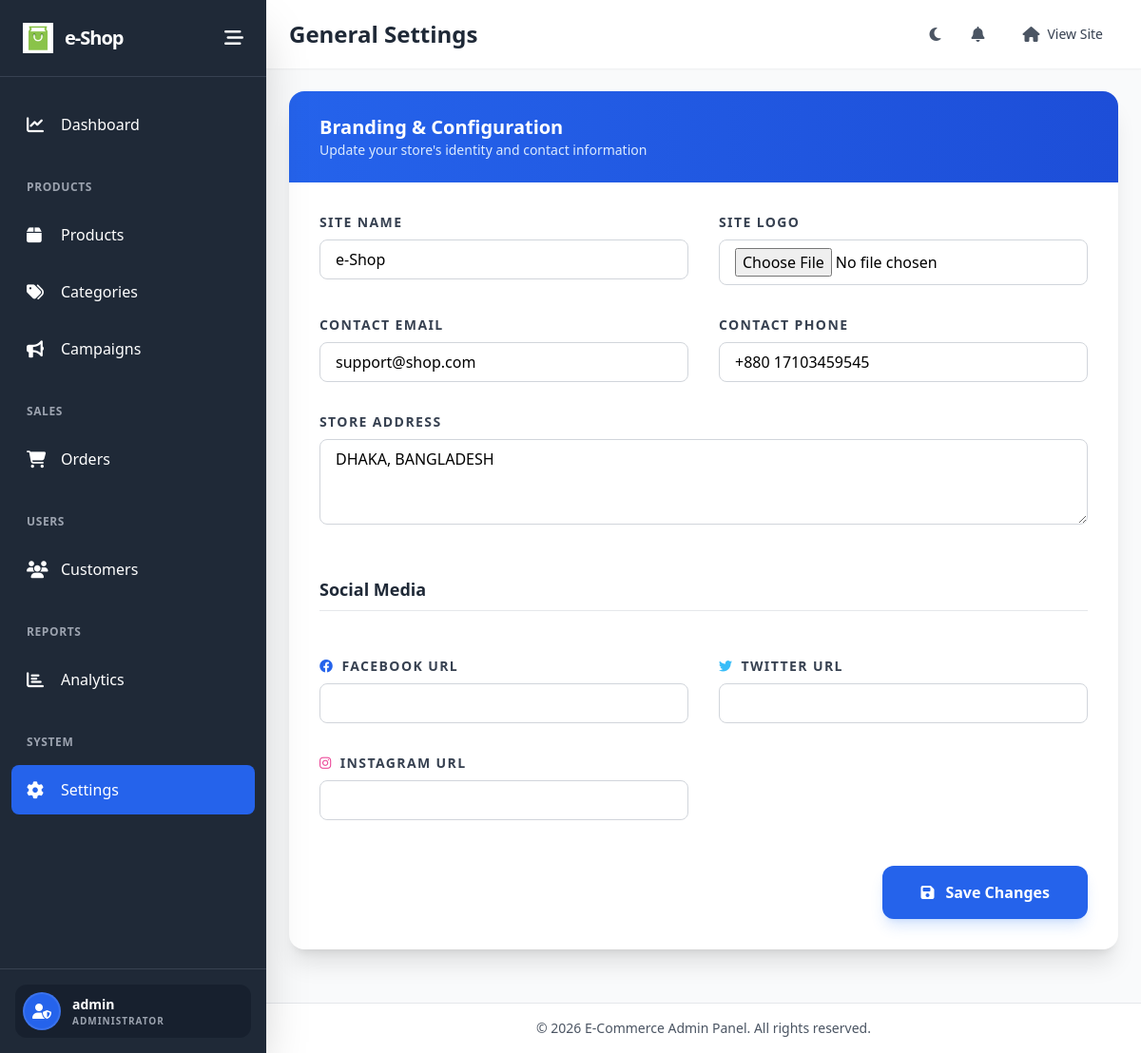
Screenshot of /custom-admin/settings/ (signed in) with the database file from the repository.
### apps/custom_admin/models.py (models this page shows, shortened)
class SiteSettings(models.Model):
    site_name = models.CharField(max_length=100, default='e-Shop')
    site_logo = models.ImageField(upload_to='site_settings/', blank=True, null=True)
    contact_email = models.EmailField(default='support@shop.com')
    contact_phone = models.CharField(max_length=20, default='+880 1711 223 344')
    address = models.TextField(default='DHAKA, BANGLADESH')
    facebook_url = models.URLField(blank=True, null=True)
    twitter_url = models.URLField(blank=True, null=True)
    instagram_url = models.URLField(blank=True, null=True)
    class Meta:
        verbose_name = "Site Settings"
        verbose_name_plural = "Site Settings"
    @classmethod
    def get_settings(cls):
        settings, created = cls.objects.get_or_create(pk=1)
        return settings

### apps/custom_admin/views.py (the view)
# urls.py: path('settings/', views.site_settings, name='site_settings'),
@admin_required
def site_settings(request):
    settings = SiteSettings.get_settings()
    if request.method == 'POST':
        form = SiteSettingsForm(request.POST, request.FILES, instance=settings)
        if form.is_valid():
            form.save()
            messages.success(request, 'Site settings updated successfully!')
            return redirect('custom_admin:site_settings')
    else:
        form = SiteSettingsForm(instance=settings)
    return render(request, 'custom_admin/settings/site_settings.html', {
        'form': form,
        'settings': settings
    })

### templates/custom_admin/settings/site_settings.html (shortened to what this page needs)
{% extends 'custom_admin/base_admin.html' %}
{% load static %}
{% block page_title %}General Settings{% endblock %}
{% block content %}
<div class="max-w-4xl mx-auto">
    <div class="bg-white dark:bg-gray-800 rounded-2xl shadow-xl overflow-hidden animate-slide-in">
        <div class="bg-gradient-to-r from-blue-600 to-blue-700 px-8 py-6">
            <h3 class="text-xl font-bold text-white">Branding & Configuration</h3>
            <p class="text-blue-100 text-sm">Update your store's identity and contact information</p>
        </div>
        <form method="post" enctype="multipart/form-data" class="p-8">
            <div class="grid grid-cols-1 md:grid-cols-2 gap-8">
                <div class="space-y-2">
                    <label
                        class="block text-sm font-black text-gray-700 dark:text-gray-300 uppercase tracking-widest">Site
                        Name</label>
                    {{ form.site_name }}
                </div>
                <div class="space-y-2">
                    <label
                        class="block text-sm font-black text-gray-700 dark:text-gray-300 uppercase tracking-widest">Site
                        Logo</label>
                    <div class="flex items-center space-x-4">
                        {{ form.site_logo }}
                    </div>
                </div>
                <div class="space-y-2">
                    <label
                        class="block text-sm font-black text-gray-700 dark:text-gray-300 uppercase tracking-widest">Contact
                        Email</label>
                    {{ form.contact_email }}
                </div>
                <div class="space-y-2">
                    <label
                        class="block text-sm font-black text-gray-700 dark:text-gray-300 uppercase tracking-widest">Contact
                        Phone</label>
                    {{ form.contact_phone }}
                </div>
                <div class="md:col-span-2 space-y-2">
                    <label
                        class="block text-sm font-black text-gray-700 dark:text-gray-300 uppercase tracking-widest">Store
                        Address</label>
                    {{ form.address }}
                </div>
                <div class="md:col-span-2 pt-4">
                    <h4 class="text-lg font-bold text-gray-800 dark:text-white mb-4 border-b pb-2">Social Media</h4>
                </div>
                <div class="space-y-2">
                    <label
                        class="flex items-center space-x-2 text-sm font-black text-gray-700 dark:text-gray-300 uppercase tracking-widest">
                        <i class="fab fa-facebook text-blue-600"></i>
                        <span>Facebook URL</span>
                    </label>
                    {{ form.facebook_url }}
                </div>
                <div class="space-y-2">
                    <label
                        class="flex items-center space-x-2 text-sm font-black text-gray-700 dark:text-gray-300 uppercase tracking-widest">
                        <i class="fab fa-twitter text-sky-400"></i>
                        <span>Twitter URL</span>
                    </label>
                    {{ form.twitter_url }}
                </div>
                <div class="space-y-2">
                    <label
                        class="flex items-center space-x-2 text-sm font-black text-gray-700 dark:text-gray-300 uppercase tracking-widest">
                        <i class="fab fa-instagram text-pink-500"></i>
                        <span>Instagram URL</span>
                    </label>
                    {{ form.instagram_url }}
                </div>
            </div>
            <div class="mt-12 flex justify-end">
                <button type="submit"
                    class="bg-blue-600 hover:bg-blue-700 text-white px-10 py-4 rounded-xl font-bold flex items-center gap-3 transition-all active:scale-95 shadow-lg shadow-blue-500/20">
                    <i class="fas fa-save"></i>
                    <span>Save Changes</span>
                </button>
            </div>
        </form>
    </div>
</div>
{% endblock %}

### templates/custom_admin/base_admin.html (shortened to what this page needs)
{% load static %}
<!DOCTYPE html>
<html lang="en" class="h-full">
<head>
    <script src="https://cdn.tailwindcss.com"></script>
    <link rel="stylesheet" href="https://cdnjs.cloudflare.com/ajax/libs/font-awesome/6.4.0/css/all.min.css">
</head>
<body class="h-full bg-gray-50 dark:bg-gray-900">
    <aside id="sidebar" class="sidebar fixed top-0 left-0 h-full bg-gray-800 text-white shadow-2xl z-50">
        <div class="flex flex-col h-full">
            <div class="p-6 border-b border-gray-700">
                <div class="flex items-center justify-between">
                    <a href="{% url 'home' %}" class="flex items-center space-x-3 group">
                        <img src="{% static 'images/icon.gif' %}" alt="Logo" class="h-8 w-8 object-contain">
                        <span id="logo-text" class="text-xl font-black tracking-tighter nav-text">
                            {{ site_settings.site_name|default:"e-Shop" }}</span>
                    </a>
                    <button id="sidebar-toggle" class="text-white hover:text-blue-300 transition-all active:scale-95">
                        <i class="fas fa-bars-staggered text-xl"></i>
                    </button>
                </div>
            </div>
            <nav class="flex-1 overflow-y-auto py-6 px-3">
                <ul class="space-y-2">
                    <li>
                        <a href="{% url 'custom_admin:dashboard' %}"
                            class="flex items-center space-x-3 px-4 py-3 rounded-lg hover:bg-gray-700 transition {% if request.resolver_match.url_name == 'dashboard' %}bg-blue-600 text-white{% endif %}">
                            <i class="fas fa-chart-line text-lg w-6"></i>
                            <span class="nav-text">Dashboard</span>
                        </a>
                    </li>
                    <li class="pt-4">
                        <div class="px-4 py-2 text-xs font-semibold text-gray-400 uppercase tracking-wider">
                            <span class="nav-text">Products</span>
                        </div>
                    </li>
                    <li>
                        <a href="{% url 'custom_admin:product_list' %}"
                            class="flex items-center space-x-3 px-4 py-3 rounded-lg hover:bg-gray-700 transition {% if 'product' in request.resolver_match.url_name %}bg-blue-600 text-white{% endif %}">
                            <i class="fas fa-box text-lg w-6"></i>
                            <span class="nav-text">Products</span>
                        </a>
                    </li>
                    <li>
                        <a href="{% url 'custom_admin:category_list' %}"
                            class="flex items-center space-x-3 px-4 py-3 rounded-lg hover:bg-gray-700 transition {% if 'category' in request.resolver_match.url_name %}bg-blue-600 text-white{% endif %}">
                            <i class="fas fa-tags text-lg w-6"></i>
                            <span class="nav-text">Categories</span>
                        </a>
                    </li>
                    <li>
                        <a href="{% url 'custom_admin:campaign_list' %}"
                            class="flex items-center space-x-3 px-4 py-3 rounded-lg hover:bg-gray-700 transition {% if 'campaign' in request.resolver_match.url_name %}bg-blue-600 text-white{% endif %}">
                            <i class="fas fa-bullhorn text-lg w-6"></i>
                            <span class="nav-text">Campaigns</span>
                        </a>
                    </li>
                    <li class="pt-4">
                        <div class="px-4 py-2 text-xs font-semibold text-gray-400 uppercase tracking-wider">
                            <span class="nav-text">Sales</span>
                        </div>
                    </li>
                    <li>
                        <a href="{% url 'custom_admin:order_list' %}"
                            class="flex items-center space-x-3 px-4 py-3 rounded-lg hover:bg-gray-700 transition {% if 'order' in request.resolver_match.url_name %}bg-blue-600 text-white{% endif %}">
                            <i class="fas fa-shopping-cart text-lg w-6"></i>
                            <span class="nav-text">Orders</span>
                        </a>
                    </li>
                    <li class="pt-4">
                        <div class="px-4 py-2 text-xs font-semibold text-gray-400 uppercase tracking-wider">
                            <span class="nav-text">Users</span>
                        </div>
                    </li>
                    <li>
                        <a href="{% url 'custom_admin:user_list' %}"
                            class="flex items-center space-x-3 px-4 py-3 rounded-lg hover:bg-gray-700 transition {% if 'user' in request.resolver_match.url_name %}bg-blue-600 text-white{% endif %}">
                            <i class="fas fa-users text-lg w-6"></i>
                            <span class="nav-text">Customers</span>
                        </a>
                    </li>
                    <li class="pt-4">
                        <div class="px-4 py-2 text-xs font-semibold text-gray-400 uppercase tracking-wider">
                            <span class="nav-text">Reports</span>
                        </div>
                    </li>
                    <li>
                        <a href="{% url 'custom_admin:analytics' %}"
                            class="flex items-center space-x-3 px-4 py-3 rounded-lg hover:bg-gray-700 transition {% if 'analytics' in request.resolver_match.url_name %}bg-blue-600 text-white{% endif %}">
                            <i class="fas fa-chart-bar text-lg w-6"></i>
                            <span class="nav-text">Analytics</span>
                        </a>
                    </li>
                    <li class="pt-4">
                        <div class="px-4 py-2 text-xs font-semibold text-gray-400 uppercase tracking-wider">
                            <span class="nav-text">System</span>
                        </div>
                    </li>
                    <li>
                        <a href="{% url 'custom_admin:site_settings' %}"
                            class="flex items-center space-x-3 px-4 py-3 rounded-lg hover:bg-gray-700 transition {% if 'settings' in request.resolver_match.url_name %}bg-blue-600 text-white{% endif %}">
                            <i class="fas fa-cog text-lg w-6"></i>
                            <span class="nav-text">Settings</span>
                        </a>
                    </li>
                </ul>
            </nav>
            <div class="p-4 border-t border-gray-700">
                <div class="flex items-center space-x-3 p-2 rounded-xl bg-gray-900/50">
                    <div
                        class="w-10 h-10 rounded-full bg-blue-600 flex items-center justify-center border-2 border-white/10">
                        <i class="fas fa-user-shield"></i>
                    </div>
                    <div class="flex-1 nav-text overflow-hidden">
                        <p class="font-bold text-sm truncate">{{ request.user.username }}</p>
                        <p class="text-[10px] text-gray-400 uppercase font-black tracking-widest">Administrator</p>
                    </div>
                </div>
            </div>
        </div>
    </aside>
    <div id="main-content" class="main-content min-h-screen">
        <header class="bg-white dark:bg-gray-800 shadow-sm sticky top-0 z-40">
            <div class="flex items-center justify-between px-6 py-4">
                <div class="flex items-center space-x-4">
                    <h1 class="text-2xl font-bold text-gray-800 dark:text-white">
                        {% block page_title %}Dashboard{% endblock %}
                    </h1>
                </div>
                <div class="flex items-center space-x-4">
                    <button id="dark-mode-toggle"
                        class="p-2 rounded-lg hover:bg-gray-100 dark:hover:bg-gray-700 transition">
                        <i class="fas fa-moon text-gray-600 dark:text-gray-300"></i>
                    </button>
                    <div class="relative group">
                        <button class="p-2 rounded-lg hover:bg-gray-100 dark:hover:bg-gray-700 transition relative">
                            <i class="fas fa-bell text-gray-600 dark:text-gray-300"></i>
                        </button>
                    </div>
                    <div class="relative">
                        <a href="/"
                            class="flex items-center space-x-2 px-4 py-2 rounded-lg hover:bg-gray-100 dark:hover:bg-gray-700 transition">
                            <i class="fas fa-home text-gray-600 dark:text-gray-300"></i>
                            <span class="text-sm text-gray-700 dark:text-gray-300">View Site</span>
                        </a>
                    </div>
                </div>
            </div>
        </header>
        <main class="p-6">
            {% block content %}{% endblock %}
        </main>
        <footer class="bg-white dark:bg-gray-800 border-t border-gray-200 dark:border-gray-700 py-4 px-6 mt-8">
            <div class="text-center text-sm text-gray-600 dark:text-gray-400">
                &copy; 2026 E-Commerce Admin Panel. All rights reserved.
            </div>
        </footer>
    </div>
</body>
</html>

### rows the page displays
SiteSettings: site_name "e-Shop", contact_email "support@shop.com", contact_phone "+880 17103459545", address "DHAKA, BANGLADESH"

### other values shown
{{ request.user.username }} "admin"
